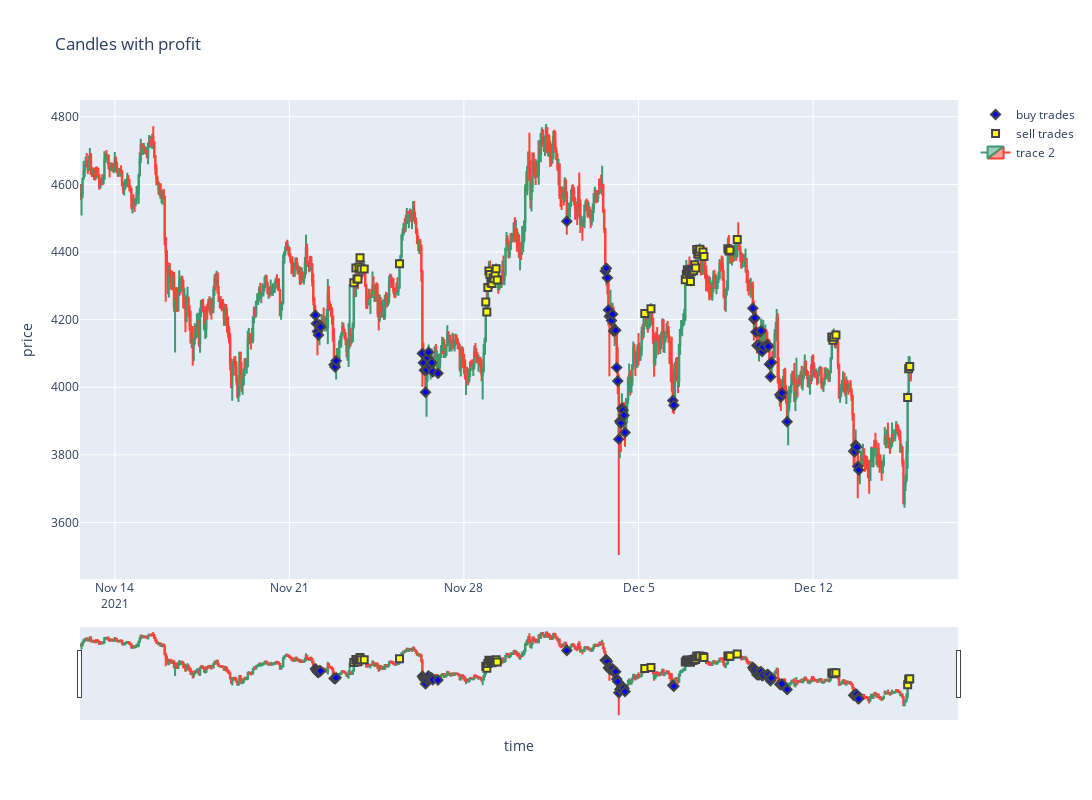
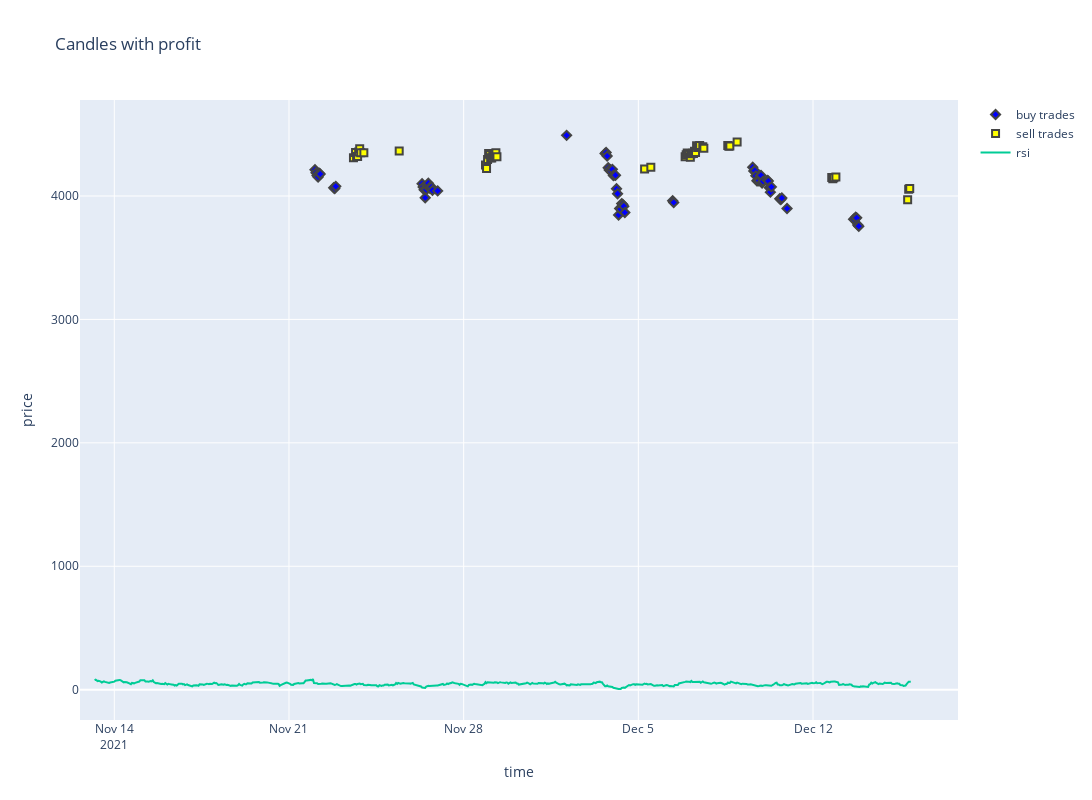

The cell these charts' notebook holds for them, in order:
### Code cell
fbot = FakeBot("simple_strategy/config.yml")
res0 = fbot.test_strategy(calc_indicators, check_buy_signals, check_sell_signals, last_n_days=20)
fig = plot_trades_on_candles(res0, fbot.config['currency_pairs'][0], fbot.config['exchange'], fbot.config['ticker'], 800)
fig.show()
fig = plot_trades(res0, fbot.config['currency_pairs'][0], fbot.config['exchange'], fbot.config['ticker'], 800)
candles['rsi'] = ta.RSI(candles, timeperiod=14)
fig.add_trace(go.Scatter(
    x=candles['date'],
    y=candles['rsi'],
    mode = 'lines',
    name='rsi',
    # marker_symbol='square',
    # marker=dict(
    #     color='yellow',
    #     line_width=2,
    #     size=7
    # )
    # xperiod="M1",
    # xperiodalignment="middle",
    # hovertemplate="%{y}%{_xother}"
))
